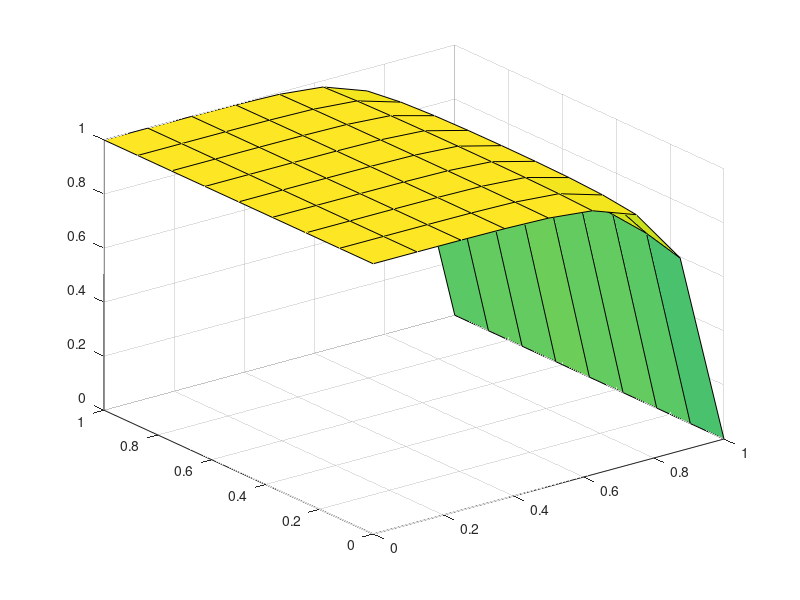
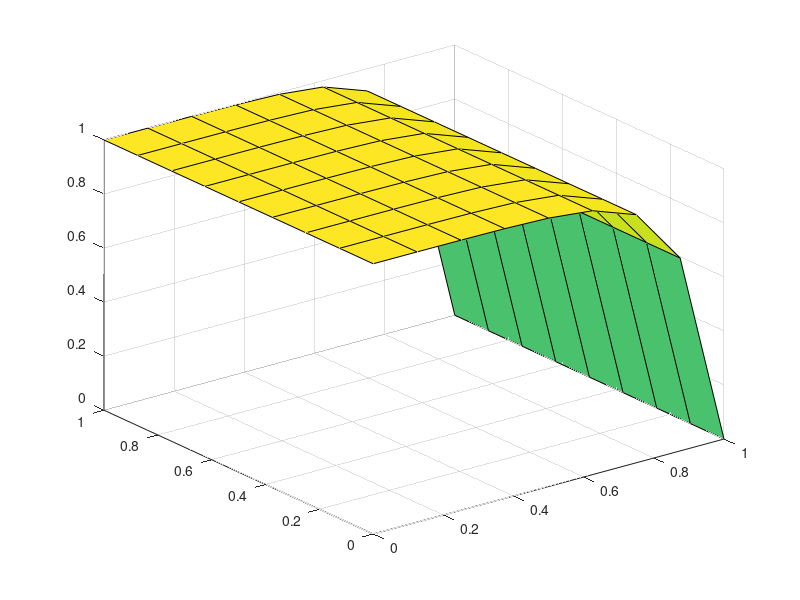
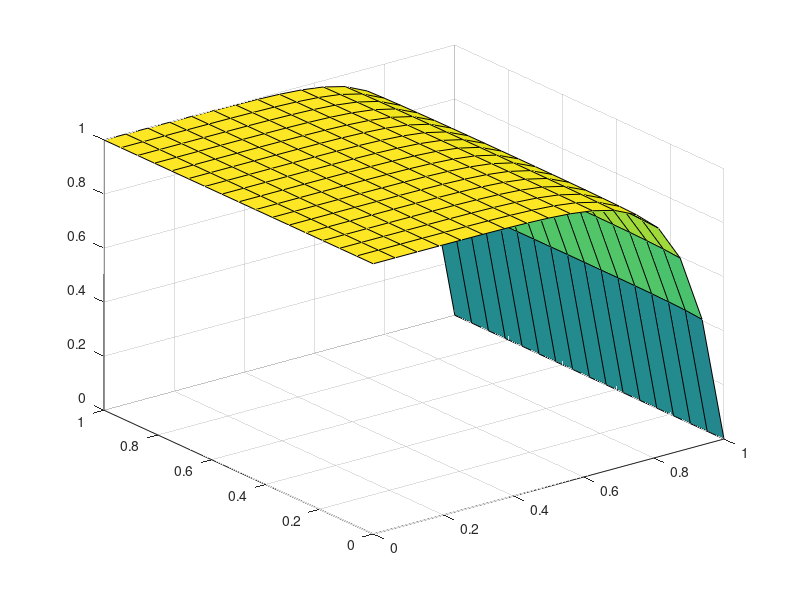
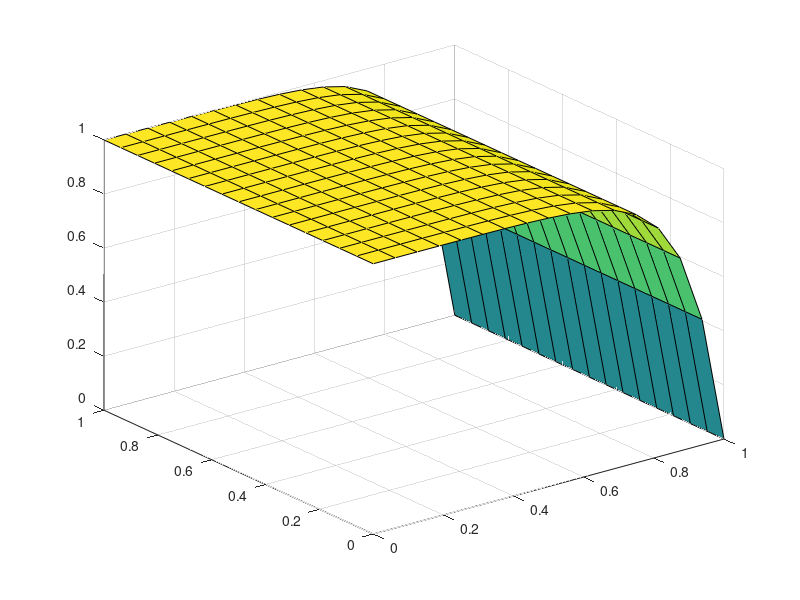

Write the MATLAB code that produced these figures, in order.
% Calcolo Scientifico Secondo Progetto
% Secondo Esercizio

clear all, close all

hh=[1/8 1/16 1/32 1/64]; % passo unifome di mesh

for l=1:numel(hh)
    h=hh(l);
    nx=ceil(1/h); ny=nx; 
    N=nx+1; % numero di nodi
    dim=N^2-(4*N-4); % numero di incognite
    xi=0; xf=1; yi=0; yf=1; % valori al bordo
    x=xi:h:xf;
    y=yi:h:yf;
    f=zeros(dim,1);
    % a=0.1; a=1; a=10; a=100;
    a=10;
        
    Pe=a*h; % numero di Peclet
    
    % bordo sud
    gS=@(x,y)0+1/(exp(-a)-1).*(exp(a*(x-1))-1)+0.*y; % u(x,0)
    % bordo nord
    gN=@(x,y)0+1/(exp(-a)-1).*(exp(a*(x-1))-1)+0.*y; % u(x,1)
    % bordo ovest
    gW=@(x,y)1+0.*x+0.*y; % u(0,y)
    % bordo est
    gE=@(x,y)0+0.*x+0.*y; % u(1,y)

    f(1:N-2)=f(1:N-2)-1/(2*(h^2))*2*(gS([1:N-2]*h,0))'; %bordo sud
    f(dim-(N-2)+1:dim)=f(dim-(N-2)+1:dim)-1/(2*(h^2))*2*(gN([1:N-2]*h,1))'; %bordo nord
    f(1:N-2:dim-(N-2)+1)=f(1:N-2:dim-(N-2)+1)-1/(2*(h^2))*(2+Pe)*(gW(0,[1:N-2]*h))'; %bordo ovest
    f(N-2:N-2:dim)=f(N-2:N-2:dim)-1/(2*(h^2))*(2-Pe)*(gE(1,[1:N-2]*h))'; %bordo est

    uex=@(x,y)1/(exp(-a)-1).*(exp(a*(x-1))-1); % soluzione esatta del problema

    % matrice A per i nodi interni, senza condizioni al bordo 
    I=speye(N-2); 
    e=ones(N-2,1);
    T=spdiags([(2+Pe)*e -8*e (2-Pe)*e],[-1 0 1],N-2,N-2);
    S=spdiags([e e],[-1 1],N-2,N-2); % struttura diamante
    P=2*speye(N-2); 
    A=1/(2*h^2)*(kron(I,T)+kron(S,P));

    % risolvo il sistema lineare nelle incognite (valori di u nei nodi interni)
    u=A\f;

    % dispongo la soluzione come nel piano fisico
    umat=reshape(u,N-2,N-2);
    umat=(fliplr(umat))';

    U=zeros(N);
    U(2:N-1,2:N-1)=umat;

    U(1,:)=gS(x,yi); %per j=1..N end=N+1

    U(end,:)=gN(x,yf); %per j=1..N

    U(:,1)=gW(xi,y); %per i=1..N

    U(:,end)=gE(xf,y); %per i=1..N

    [X,Y]=meshgrid(x,y);
    figure, surf(X,Y,U);
    figure, surf(X,Y,uex(X,Y));

    err(l)=max(max(abs(U-uex(X,Y))));
end